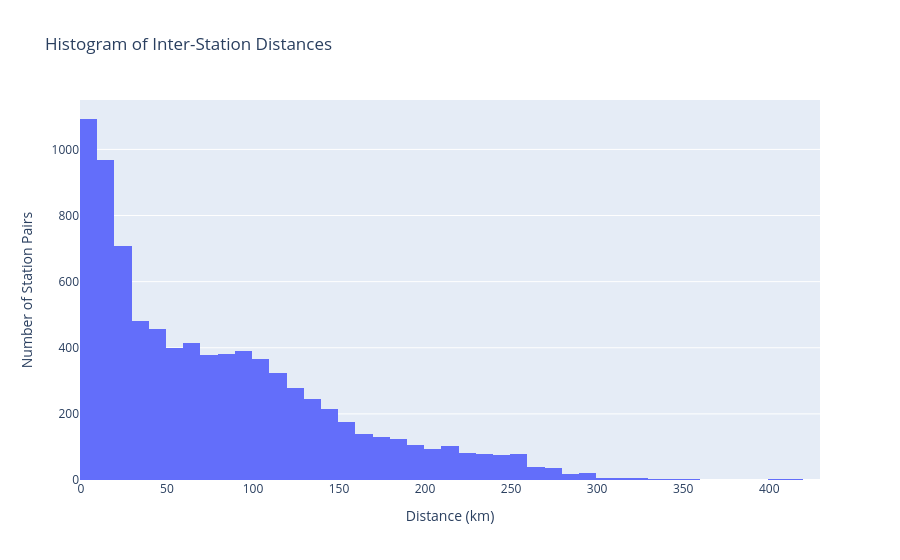

The code cell stored with this chart in its notebook:
### Markdown cell above
### 8.4. Histogram of inter-station distances

### Code cell
# Get distance data
df = pd.DataFrame(con.execute("""
    SELECT distance 
    FROM station_connections
    WHERE distance IS NOT NULL
    ORDER BY distance
    """).fetchall(), columns=['distance'])

# Create histogram
fig = px.histogram(
    df, 
    x='distance', 
    nbins=50,
    title='Histogram of Inter-Station Distances',
    labels={'distance': 'Distance (km)', 'count': 'Frequency'}
)
fig.update_layout(
    xaxis_title='Distance (km)',
    yaxis_title='Number of Station Pairs'
)
fig.show()

### Figure 1 — Plotly figure (JSON) as saved in the notebook; plotly's stock layout.template omitted (floating-point values rounded to 4 significant figures; data arrays with more than 128 entries replaced by an {"elided": "..."} marker saying what was removed)
{"data": [{"bingroup": "x", "hovertemplate": "Distance (km)=%{x}<br>count=%{y}<extra></extra>", "legendgroup": "", "marker": {"color": "#636efa", "pattern": {"shape": ""}}, "name": "", "nbinsx": 50, "orientation": "v", "showlegend": false, "type": "histogram", "x": {"elided": "8432 int values"}, "xaxis": "x", "yaxis": "y"}], "layout": {"barmode": "relative", "legend": {"tracegroupgap": 0}, "title": {"text": "Histogram of Inter-Station Distances"}, "xaxis": {"anchor": "y", "domain": [0, 1], "title": {"text": "Distance (km)"}}, "yaxis": {"anchor": "x", "domain": [0, 1], "title": {"text": "Number of Station Pairs"}}}}
